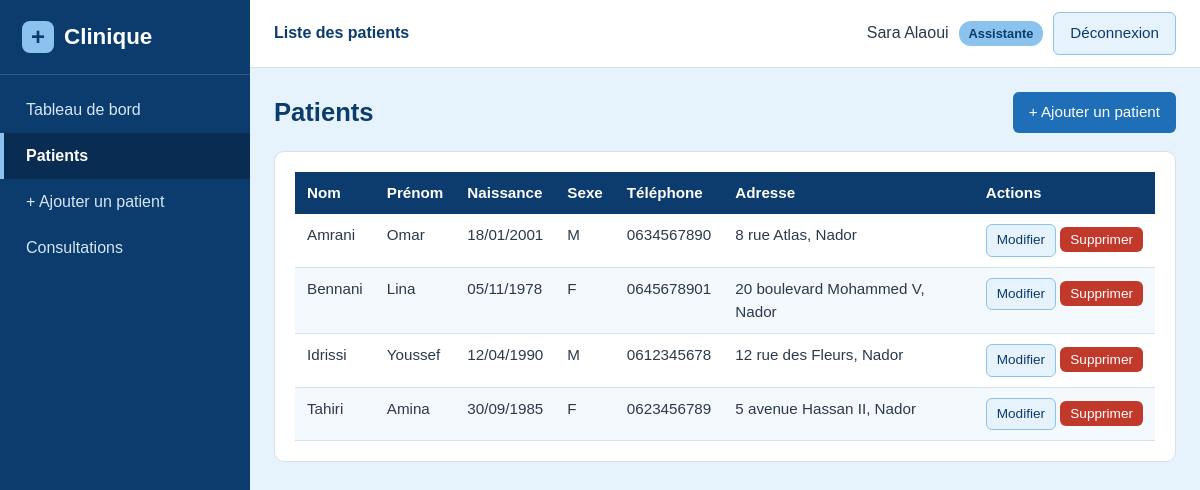
Screenshot of /patients/liste_patients.php (signed in) with the database file from the repository.
### tables this page shows
CREATE TABLE patients (
    id INT AUTO_INCREMENT PRIMARY KEY,
    nom VARCHAR(50) NOT NULL,
    prenom VARCHAR(50) NOT NULL,
    date_naissance DATE NOT NULL,
    sexe ENUM('M', 'F') NOT NULL,
    telephone VARCHAR(15) NOT NULL,
    adresse VARCHAR(255) DEFAULT '',
    created_at TIMESTAMP DEFAULT CURRENT_TIMESTAMP
);

### includes/auth.php (called while the page is built, shortened)
<?php
require_once __DIR__ . '/functions.php';
function role_actuel()
{
    return $_SESSION['role'] ?? '';
}

### includes/functions.php (called while the page is built, shortened)
<?php
function e($texte)
{
    return htmlspecialchars((string) $texte, ENT_QUOTES, 'UTF-8');
}
function afficher_date($date)
{
    return date('d/m/Y', strtotime($date));
}

### patients/liste_patients.php (the view, shortened to what this page needs)
<?php
require_once __DIR__ . '/../includes/auth.php';
$patients = $pdo->query('SELECT * FROM patients ORDER BY nom, prenom')->fetchAll();
$peut_modifier = (role_actuel() === 'assistante');
include __DIR__ . '/../includes/header.php';
?>
<div class="entete-page">
    <h1>Patients</h1>
    <?php if ($peut_modifier) { ?>
        <a class="btn btn-principal" href="<?= BASE_URL ?>patients/ajouter_patient.php">+ Ajouter un patient</a>
    <?php } ?>
</div>
<div class="carte">
    <?php if (empty($patients)) { ?>
        <p class="vide">Aucun patient enregistré.</p>
    <?php } else { ?>
        <div class="tableau-conteneur">
            <table>
                <thead>
                    <tr>
                        <th>Nom</th><th>Prénom</th><th>Naissance</th><th>Sexe</th><th>Téléphone</th><th>Adresse</th>
                        <?php if ($peut_modifier) { ?><th>Actions</th><?php } ?>
                    </tr>
                </thead>
                <tbody>
                    <?php foreach ($patients as $patient) { ?>
                        <tr>
                            <td><?= e($patient['nom']) ?></td>
                            <td><?= e($patient['prenom']) ?></td>
                            <td><?= e(afficher_date($patient['date_naissance'])) ?></td>
                            <td><?= e($patient['sexe']) ?></td>
                            <td><?= e($patient['telephone']) ?></td>
                            <td><?= e($patient['adresse']) ?></td>
                            <?php if ($peut_modifier) { ?>
                                <td class="actions">
                                    <a class="btn btn-petit btn-clair" href="<?= BASE_URL ?>patients/modifier_patient.php?id=<?= (int) $patient['id'] ?>">Modifier</a>
                                    <form method="post" action="<?= BASE_URL ?>patients/supprimer_patient.php" class="form-suppression" data-message="Supprimer ce patient ?">
                                        <button type="submit" class="btn btn-petit btn-danger">Supprimer</button>
                                    </form>
                                </td>
                            <?php } ?>
                        </tr>
                    <?php } ?>
                </tbody>
            </table>
        </div>
    <?php } ?>
</div>
<?php include __DIR__ . '/../includes/footer.php'; ?>

### assets/css/style.css (style rules this page uses)
:root { --bleu-fonce: #0b3c6d; --bleu-fonce-2: #082c52; --bleu: #1e6fb8; --bleu-clair: #e6f2fc; --bleu-moyen: #8bc3ee; --blanc: #ffffff; --gris-texte: #2b3a4a; --gris-bord: #d5e2ee; --rouge: #c0392b; --vert: #1e8449; }
* { box-sizing: border-box; }
body { margin: 0; font-family: Arial, Helvetica, sans-serif; background: var(--bleu-clair); color: var(--gris-texte); line-height: 1.5; }
h1 { color: var(--bleu-fonce); font-size: 1.6rem; margin: 0 0 18px; }
a { color: var(--bleu); }
.carte { background: var(--blanc); border: 1px solid var(--gris-bord); border-radius: 10px; padding: 20px; margin-bottom: 20px; }
.entete-page { display: flex; justify-content: space-between; align-items: center; flex-wrap: wrap; gap: 10px; margin-bottom: 18px; }
.entete-page h1 { margin: 0; }
.tableau-conteneur { overflow-x: auto; }
table { width: 100%; border-collapse: collapse; font-size: 0.95rem; }
th { background: var(--bleu-fonce); color: var(--blanc); text-align: left; padding: 10px 12px; white-space: nowrap; }
td { padding: 10px 12px; border-bottom: 1px solid var(--gris-bord); vertical-align: top; }
tbody tr:nth-child(even) { background: #f4f9fd; }
td.actions { white-space: nowrap; }
td.actions form { display: inline; }
.btn { display: inline-block; padding: 9px 16px; border: none; border-radius: 6px; font-size: 0.95rem; cursor: pointer; text-decoration: none; font-family: inherit; }
.btn-principal { background: var(--bleu); color: var(--blanc); }
.btn-clair { background: var(--bleu-clair); color: var(--bleu-fonce); border: 1px solid var(--bleu-moyen); }
.btn-danger { background: var(--rouge); color: var(--blanc); }
.btn-petit { padding: 5px 10px; font-size: 0.85rem; }

### rows the page displays
patients: nom "Amrani", prenom "Omar", date_naissance "18/01/2001", sexe "M", telephone "0634567890", adresse "8 rue Atlas, Nador"
patients: nom "Bennani", prenom "Lina", date_naissance "05/11/1978", sexe "F", telephone "0645678901", adresse "20 boulevard Mohammed V, Nador"
patients: nom "Idrissi", prenom "Youssef", date_naissance "12/04/1990", sexe "M", telephone "0612345678", adresse "12 rue des Fleurs, Nador"
patients: nom "Tahiri", prenom "Amina", date_naissance "30/09/1985", sexe "F", telephone "0623456789", adresse "5 avenue Hassan II, Nador"

### other values shown
$titre_page "Liste des patients"
$_SESSION['prenom'] . ' ' . $_SESSION['nom'] "Sara Alaoui"
$role "Assistante"
